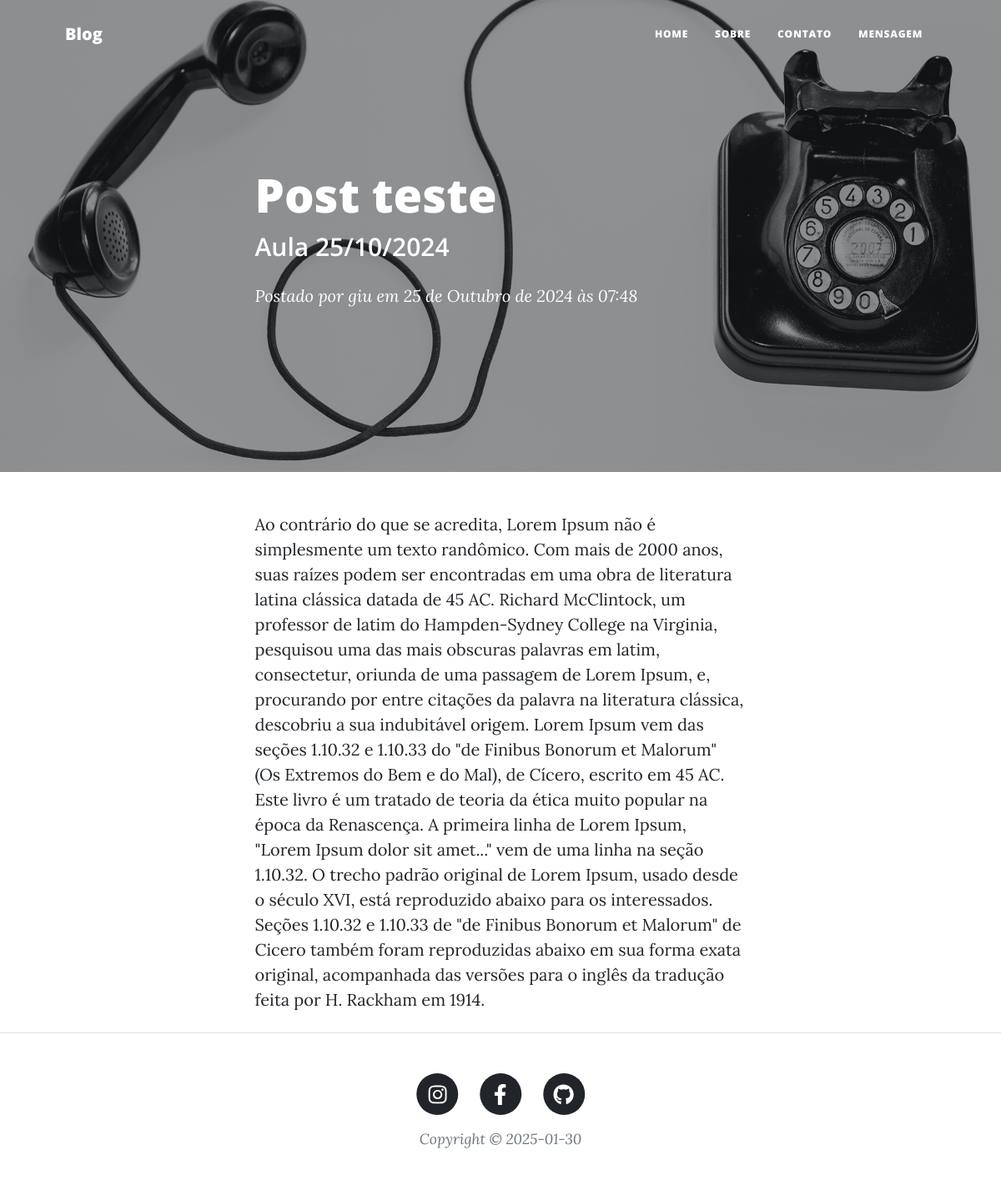
/post/1, run on the app's committed database.
### blog/models.py (models this page shows, shortened)
class Post(models.Model):
    titulo = models.CharField(max_length=140)
    subtitulo = models.CharField(max_length= 140, blank=True)
    data_criacao = models.DateTimeField(auto_now_add=True)
    usuario = models.ForeignKey(User, on_delete=models.CASCADE)
    conteudo = models.TextField(max_length=2000)
    capa = models.ImageField(blank=True)

### blog/views.py (the view)
# urls.py: path('post/<int:post_id>', views.post, name='post'),
def post(request, post_id):
    context = {
        "post": Post.objects.get(pk=post_id),
    }
    return render(request, "post.html", context)

### blog/templates/post.html (shortened to what this page needs)
{% extends "base.html" %}
{% load static %}
{% block header %}
{% if post.capa %}
<header class="masthead" style="background-image: url('{{ post.capa.url }}')">
{% else %}
<header class="masthead">
{% endif %}
    <div class="container position-relative px-4 px-lg-5">
        <div class="row gx-4 gx-lg-5 justify-content-center">
            <div class="col-md-10 col-lg-8 col-xl-7">
                <div class="post-heading">
                    <h1>{{ post.titulo }}</h1>
                    <h2 class="subheading">{{ post.subtitulo }}</h2>
                    <span class="meta">
                        Postado por
                        <a href="#!">{{ post.usuario.username }}</a>
                        em {{ post.data_criacao }}
                    </span>
                </div>
            </div>
        </div>
    </div>
</header>
{% endblock header %}
{% block content %}
<article class="mb-4">
    <div class="container px-4 px-lg-5">
        <div class="row gx-4 gx-lg-5 justify-content-center">
            <div class="col-md-10 col-lg-8 col-xl-7">
                {{ post.conteudo }}
            </div>
        </div>
    </div>
</article>
{% endblock content %}

### data on the page
Post: capa (picture), titulo "Post teste", subtitulo "Aula 25/10/2024", usuario.username "giu", data_criacao "25 de Outubro de 2024 às 07:48", conteudo "Ao contrário do que se acredita, Lorem Ipsum não é simplesmente um texto randômico. Com mais de 2000 anos, suas raízes podem ser encontradas em uma obra de literatura latina clássica datada de 45 AC. Richard McClintock, um professor de latim do Hampden-Sydney College na Virginia, pesquisou uma das mais obscuras palavras em latim, consectetur, oriunda de uma passagem de Lorem Ipsum, e, procurando por entre citações da palavra na literatura clássica, descobriu a sua indubitável origem. Lorem Ipsum vem das seções 1.10.32 e 1.10.33 do \"de Finibus Bonorum et Malorum\" (Os Extremos do Bem e do Mal), de Cícero, escrito em 45 AC. Este livro é um tratado de teoria da ética muito popular na época da…"
